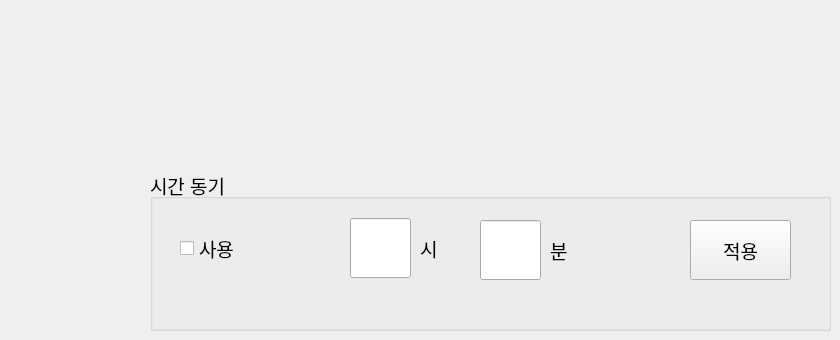
   <widget class="QWidget" name="timesync">
    <widget class="QGroupBox" name="groupBoxSampler_2">
     <property name="geometry">
      <rect>
       <x>150</x>
       <y>170</y>
       <width>681</width>
       <height>161</height>
      </rect>
     </property>
     <property name="font">
      <font>
       <pointsize>14</pointsize>
      </font>
     </property>
     <property name="title">
      <string>시간 동기</string>
     </property>
     <widget class="QGroupBox" name="groupBox_12">
      <property name="geometry">
       <rect>
        <x>870</x>
        <y>-120</y>
        <width>391</width>
        <height>151</height>
       </rect>
      </property>
      <property name="title">
       <string>채수기 도어</string>
      </property>
      <widget class="QComboBox" name="MonitorPort_6">
       <property name="geometry">
        <rect>
         <x>150</x>
         <y>60</y>
         <width>121</width>
         <height>30</height>
        </rect>
       </property>
       <property name="font">
        <font>
         <pointsize>11</pointsize>
        </font>
       </property>
       <item>
        <property name="text">
         <string>사용안함</string>
        </property>
       </item>
       <item>
        <property name="text">
         <string>Com1</string>
        </property>
       </item>
       <item>
        <property name="text">
         <string>Com2</string>
        </property>
       </item>
       <item>
        <property name="text">
         <string>Com3</string>
        </property>
       </item>
       <item>
        <property name="text">
         <string>Com4</string>
        </property>
       </item>
       <item>
        <property name="text">
         <string>Com5</string>
        </property>
       </item>
       <item>
        <property name="text">
         <string>Com6</string>
        </property>
       </item>
       <item>
        <property name="text">
         <string>Com7</string>
        </property>
       </item>
       <item>
        <property name="text">
         <string>Com8</string>
        </property>
       </item>
       <item>
        <property name="text">
         <string>Com9</string>
        </property>
       </item>
       <item>
        <property name="text">
         <string>Com10</string>
        </property>
       </item>
      </widget>
     </widget>
     <widget class="QCheckBox" name="chkSensorTimesync">
      <property name="geometry">
       <rect>
        <x>30</x>
        <y>48</y>
        <width>91</width>
        <height>60</height>
       </rect>
      </property>
      <property name="font">
       <font>
        <pointsize>14</pointsize>
       </font>
      </property>
      <property name="text">
       <string>사용</string>
      </property>
     </widget>
     <widget class="QPushButton" name="TimeSyncSet">
      <property name="geometry">
       <rect>
        <x>540</x>
        <y>50</y>
        <width>101</width>
        <height>60</height>
       </rect>
      </property>
      <property name="font">
       <font>
        <pointsize>14</pointsize>
       </font>
      </property>
      <property name="text">
       <string>적용</string>
      </property>
     </widget>
     <widget class="QLabel" name="label_24">
      <property name="geometry">
       <rect>
        <x>270</x>
        <y>48</y>
        <width>31</width>
        <height>60</height>
       </rect>
      </property>
      <property name="font">
       <font>
        <pointsize>14</pointsize>
       </font>
      </property>
      <property name="text">
       <string>시</string>
      </property>
     </widget>
     <widget class="NumEdit" name="TimeSyncHour">
      <property name="geometry">
       <rect>
        <x>200</x>
        <y>48</y>
        <width>61</width>
        <height>60</height>
       </rect>
      </property>
      <property name="font">
       <font>
        <pointsize>11</pointsize>
       </font>
      </property>
      <property name="text">
       <string/>
      </property>
     </widget>
     <widget class="NumEdit" name="TimeSyncMin">
      <property name="geometry">
       <rect>
        <x>330</x>
        <y>50</y>
        <width>61</width>
        <height>60</height>
       </rect>
      </property>
      <property name="font">
       <font>
        <pointsize>11</pointsize>
       </font>
      </property>
      <property name="text">
       <string/>
      </property>
     </widget>
     <widget class="QLabel" name="label_26">
      <property name="geometry">
       <rect>
        <x>400</x>
        <y>50</y>
        <width>31</width>
        <height>60</height>
       </rect>
      </property>
      <property name="font">
       <font>
        <pointsize>14</pointsize>
       </font>
      </property>
      <property name="text">
       <string>분</string>
      </property>
     </widget>
    </widget>
   </widget>
